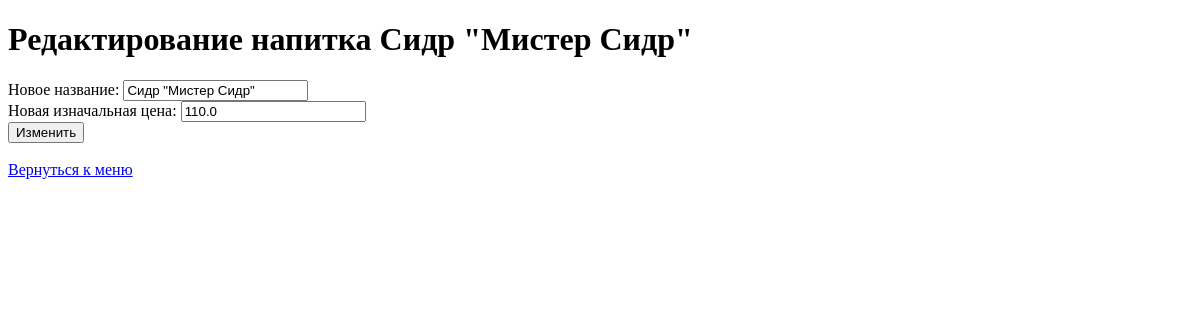
/edit/Сидр "Мистер Сидр", run on an earlier commit of the app's database.
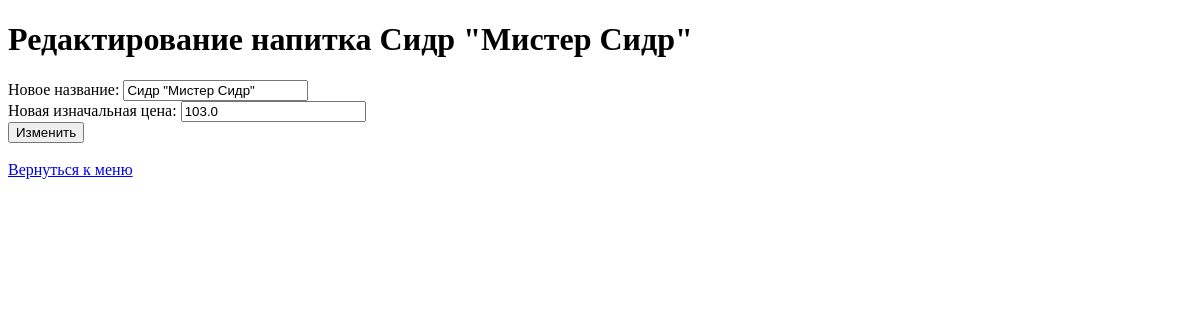
And on a later commit of the database.
### tables this page shows
CREATE TABLE drinks (
            id INTEGER PRIMARY KEY AUTOINCREMENT,
            name TEXT NOT NULL,
            initial_price REAL NOT NULL,
            current_price REAL NOT NULL
        );

### app.py (the view, shortened to what this page needs)
@app.route('/edit/<old_name>', methods=['GET', 'POST'])
def edit(old_name):
    try:
        drinks = database.get_drinks()
        drink = next((d for d in drinks if d[1] == old_name), None)
        if drink:
            return render_template('edit.html', drink=drink)
        else:
            return "Напиток не найден", 404
    except Exception as e:
        logger.error(f"Error in edit GET: {e}")
        return "Ошибка при загрузке формы редактирования", 500

### database.py (called while the page is built)
def get_drinks():
    try:
        conn = sqlite3.connect('bar.db')
        cursor = conn.cursor()
        cursor.execute("SELECT * FROM drinks")
        drinks = cursor.fetchall()
        conn.close()
        return drinks
    except Exception as e:
        logger.error(f"Error getting drinks: {e}")
        return []

### templates/edit.html (shortened to what this page needs)
<!DOCTYPE html>
<html lang="en">
<head>
</head>
<body>
    <h1>Редактирование напитка {{ drink[1] }}</h1>
    <form method="post">
        Новое название: <input type="text" name="name" value="{{ drink[1] }}" required><br>
        Новая изначальная цена: <input type="number" step="0.01" name="initial_price" value="{{ drink[2] }}" required><br>
        <input type="submit" value="Изменить">
    </form>
    <br>
    <a href="{{ url_for('index') }}">Вернуться к меню</a>
</body>
</html>

What changed in the data, as far as the page shows it:
changed drinks "Сидр \"Мистер Сидр\"": initial_price "110.0" → "103.0"
